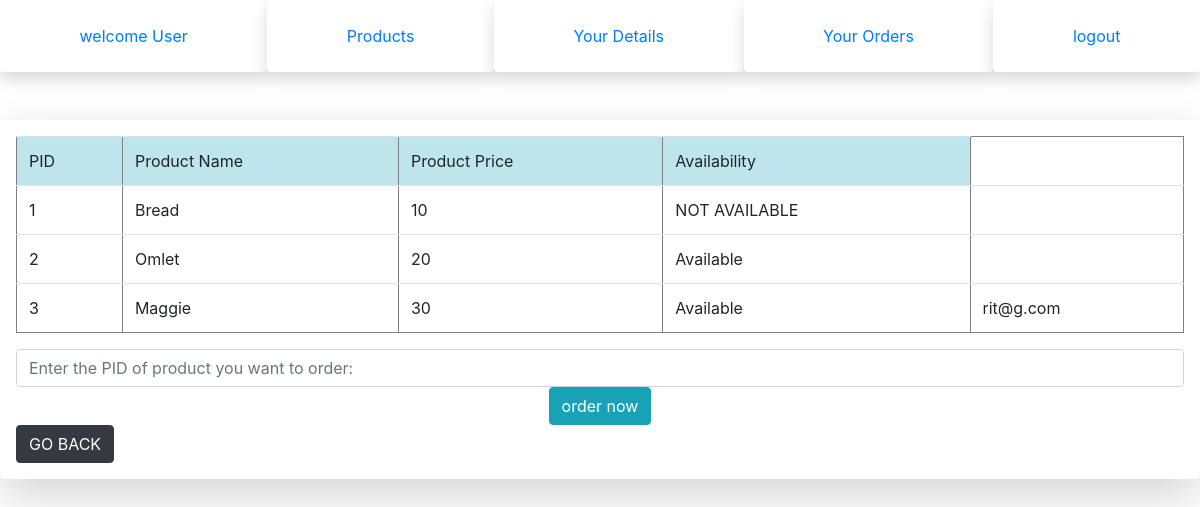
The app's page /breakfast.php (signed in) with its own data.
### tables this page shows
CREATE TABLE `products` (
  `id` int(11) NOT NULL,
  `pname` varchar(70) NOT NULL,
  `ptype` varchar(80) NOT NULL,
  `price` varchar(70) NOT NULL,
  `avail` varchar(90) NOT NULL DEFAULT 'Available'
);

### breakfast.php (the view, shortened to what this page needs)
<!DOCTYPE html>
<html lang="en" dir="ltr">
  <head>
    <link rel="stylesheet" href="https://stackpath.bootstrapcdn.com/bootstrap/4.3.1/css/bootstrap.min.css">
  </head>
  <body>
    <ul class="nav nav-pills nav-fill">
  <li class="nav-item">
      <div class="shadow p-3 mb-5 bg-white rounded">
    <a class="nav-link " href="homepage.php" >welcome User</a>
  </li>
  <li class="nav-item">
      <div class="shadow p-3 mb-5 bg-white rounded">
    <a class="nav-link " href="products.php">Products</a>
  </li>
  <li class="nav-item">
    <div class="shadow p-3 mb-5 bg-white rounded">
    <a class="nav-link" href="detail.php">Your Details</a>
  </li>
  <li class="nav-item">
      <div class="shadow p-3 mb-5 bg-white rounded">
    <a class="nav-link" href="myorder.php">Your Orders</a>
  </li>
  <li class="nav-item">
    <div class="shadow p-3 mb-5 bg-white rounded">
    <a class="nav-link " href="logout.php" >logout</a>
  </li>
</ul>
<div class="shadow-lg p-3 mb-5 bg-white rounded">
<table class="table" border="1">
  <tr>
    <td class="table-info">PID</td>
    <td class="table-info">Product Name</td>
    <td class="table-info">Product Price</td>
    <td class="table-info">Availability</td>
  </tr>
</div>
<?php
$servername = "localhost";
$username = "root";
$password = "root";
$dbname = "canteen";
$conn = new mysqli($servername, $username, $password, $dbname);
$sql = "SELECT * FROM products where ptype='breakfast'";
$result = $conn->query($sql);
if ($result->num_rows > 0) {
   while($row = $result->fetch_assoc()) {
      echo "<tr><td>";
      echo $row['id'];
       echo "</td><td>";
      echo $row['pname'];
       echo "</td><td>";
      echo $row['price'];
       echo "</td><td>";
       echo $row['avail'];
     echo "</td><td>";
   }
} else {
   echo "invalid user";
   echo "ff";
}
echo $_SESSION['u2'];
?>
</body>
</html>
<!DOCTYPE html>
<html lang="en" dir="ltr">
  <head>
  </head>
  <body>
    <form  action="mail\bmail.php" method="post">
      <input class="form-control" type="text" name="PID" id="PID" placeholder="Enter the PID of product you want to order:">
      <div style="text-align:center">
      <input class="btn btn-info" type="submit" name="sun" value="order now">
    </div>
    </form>
    <form  action="products.php" method="post">
      <input class="btn btn-dark" type="submit" name="" value="GO BACK">
    </form>
  </body>
</html>

### records on screen
products: id "1", pname "Bread", price "10", avail "NOT AVAILABLE"
products: id "2", pname "Omlet", price "20", avail "Available"
products: id "3", pname "Maggie", price "30", avail "Available"

### other values on screen
$_SESSION['u2'] "rit@g.com"
